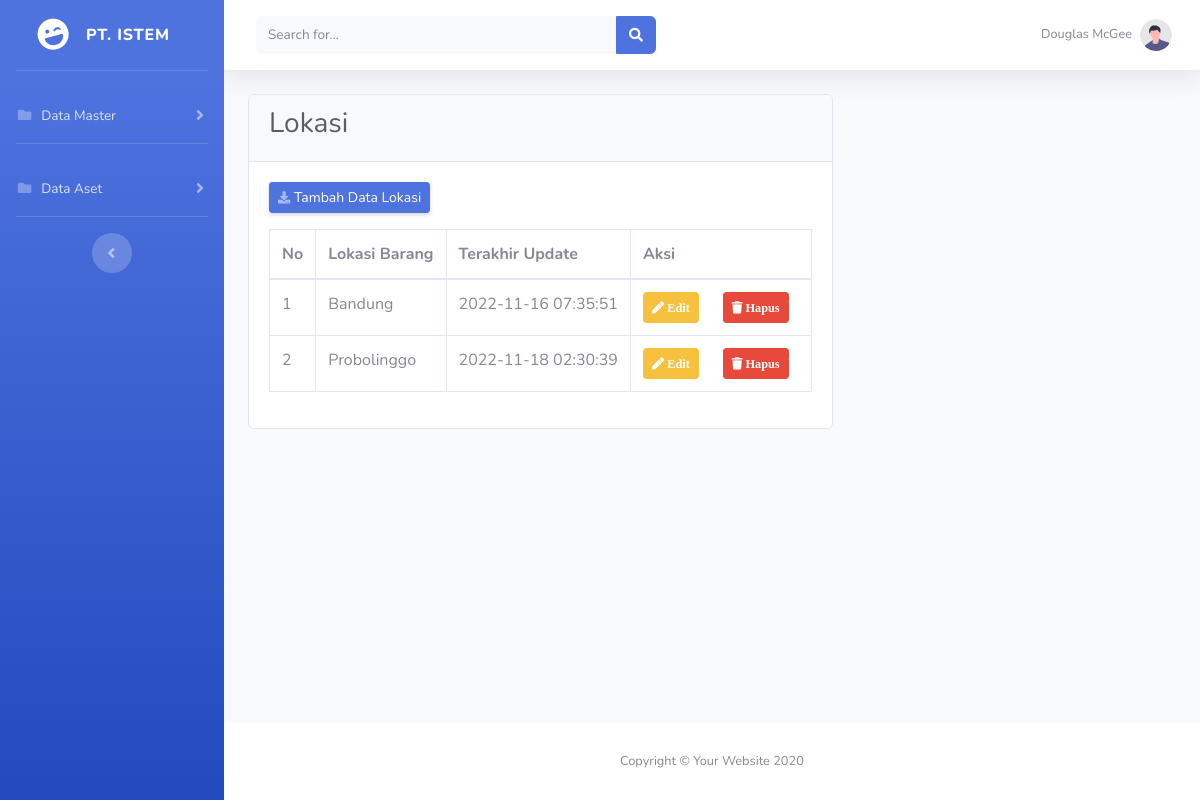
The page /master/lokasi/lokasi-barang.php on the database its author committed.
### tables this page shows
CREATE TABLE `tb_lokasi` (
  `id_lokasi` int(11) NOT NULL,
  `nama_lokasi` varchar(50) NOT NULL,
  `terakhir_update` timestamp NOT NULL DEFAULT current_timestamp() ON UPDATE current_timestamp()
);

### function.php (called while the page is built, shortened)
<?php
$conn = mysqli_connect("localhost", "root", "", "aset");
function query($query) {
    global $conn;
    $result = mysqli_query($conn, $query);
    $box = [];
    while ( $shape = mysqli_fetch_assoc($result) ) {
        $box[] = $shape;
    }
    return $box;
}
?>

### master/lokasi/lokasi-barang.php (the view, shortened to what this page needs)
<?php
require "../../function.php";
$barang = query("SELECT * FROM tb_lokasi");
?>
<!DOCTYPE html>
<html lang="en">
  <head>
    <link href="../../vendor/fontawesome-free/css/all.min.css" rel="stylesheet" type="text/css" />
    <link href="../../css/sb-admin-2.min.css" rel="stylesheet" />
  </head>
  <body id="page-top">
    <div id="wrapper">
      <ul class="navbar-nav bg-gradient-primary sidebar sidebar-dark accordion" id="accordionSidebar">
        <a class="sidebar-brand d-flex align-items-center justify-content-center" href="../../index.php">
          <div class="sidebar-brand-icon rotate-n-15">
            <i class="fas fa-laugh-wink"></i>
          </div>
          <div class="sidebar-brand-text mx-3">PT. ISTEM</div>
        </a>
        <hr class="sidebar-divider" />
        <li class="nav-item">
          <a class="nav-link collapsed" href="#" data-toggle="collapse" data-target="#collapsePages" aria-expanded="true" aria-controls="collapsePages">
            <i class="fas fa-fw fa-folder"></i>
            <span>Data Master</span>
          </a>
          </li>
          <hr class="sidebar-divider d-none d-md-block" />
          <li class="nav-item">
            <a class="nav-link collapsed" href="#" data-toggle="collapse" data-target="#collapseAset" aria-expanded="true" aria-controls="collapseAset">
              <i class="fas fa-fw fa-folder"></i>
              <span>Data Aset</span>
            </a>
        </li>
        <hr class="sidebar-divider d-none d-md-block" />
        <div class="text-center d-none d-md-inline">
          <button class="rounded-circle border-0" id="sidebarToggle"></button>
        </div>
      </ul>
      <div id="content-wrapper" class="d-flex flex-column">
        <div id="content">
          <nav class="navbar navbar-expand navbar-light bg-white topbar mb-4 static-top shadow">
            <form class="d-none d-sm-inline-block form-inline mr-auto ml-md-3 my-2 my-md-0 mw-100 navbar-search">
              <div class="input-group">
                <input type="text" class="form-control bg-light border-0 small" placeholder="Search for..." aria-label="Search" aria-describedby="basic-addon2" />
                <div class="input-group-append">
                  <button class="btn btn-primary" type="button">
                    <i class="fas fa-search fa-sm"></i>
                  </button>
                </div>
              </div>
            </form>
            <ul class="navbar-nav ml-auto">
              <li class="nav-item dropdown no-arrow">
                <a class="nav-link dropdown-toggle" href="#" id="userDropdown" role="button" data-toggle="dropdown" aria-haspopup="true" aria-expanded="false">
                  <span class="mr-2 d-none d-lg-inline text-gray-600 small">Douglas McGee</span>
                  <img class="img-profile rounded-circle" src="img/undraw_profile.svg" />
                </a>
              </li>
            </ul>
          </nav>
          <div class="container-fluid">
            <div class="d-sm-flex align-items-center justify-content-between mb-4">
              <div class="mb-4 text-gray-800">
                <div class="card">
                  <div class="card-header">
                    <h3>Lokasi</h3>
                  </div>
                  <div class="card-body">
                  <a href="add-lokasi.php" class="d-none d-sm-inline-block btn btn-sm btn-primary shadow-sm mb-3"><i class="fas fa-download fa-sm text-white-50"></i> Tambah Data Lokasi</a>
                  <table class="table table-bordered" id="dataTable" width="100%" cellspacing="0">
                  <thead>
                    <tr>
                      <th>No</th>
                      <th>Lokasi Barang</th>
                      <th>Terakhir Update</th>
                      <th>Aksi</th>
                    </tr>
                  </thead>
                  <tbody>
                  <?php $no = 1; ?>
                    <?php foreach ($barang as $br) : ?>
                    <tr>
                      <td><?php echo $no; ?></td>
                      <td><?php echo $br["nama_lokasi"]; ?></td>
                      <td><?php echo $br["terakhir_update"]; ?></td>
                      <td>
                        <a class="btn btn-sm btn-warning" href="edit-lokasi.php?id_lokasi=<?php echo $br["id_lokasi"]?>">
                        <i class="fas fa-pen fa-sm text-white"> Edit
                        </a>
                        <a class="btn btn-sm btn-danger" href="delete-lokasi.php?id_lokasi=<?php echo $br["id_lokasi"]; ?>"><i class="fas fa-trash fa-sm text-white"> Hapus
                      </a>
                      </td>
                    <?php $no++; ?>
                    <?php endforeach; ?>
                    </tr>
                  </tbody>
                </table>
                  </div>
                </div>
              </div>
            </div>
          </div>
        </div>
        <footer class="sticky-footer bg-white">
          <div class="container my-auto">
            <div class="copyright text-center my-auto">
              <span>Copyright &copy; Your Website 2020</span>
            </div>
          </div>
        </footer>
      </div>
    </div>
  </body>
</html>

### rows shown on the page
tb_lokasi: nama_lokasi "Bandung", terakhir_update "2022-11-16 07:35:51"
tb_lokasi: nama_lokasi "Probolinggo", terakhir_update "2022-11-18 02:30:39"
